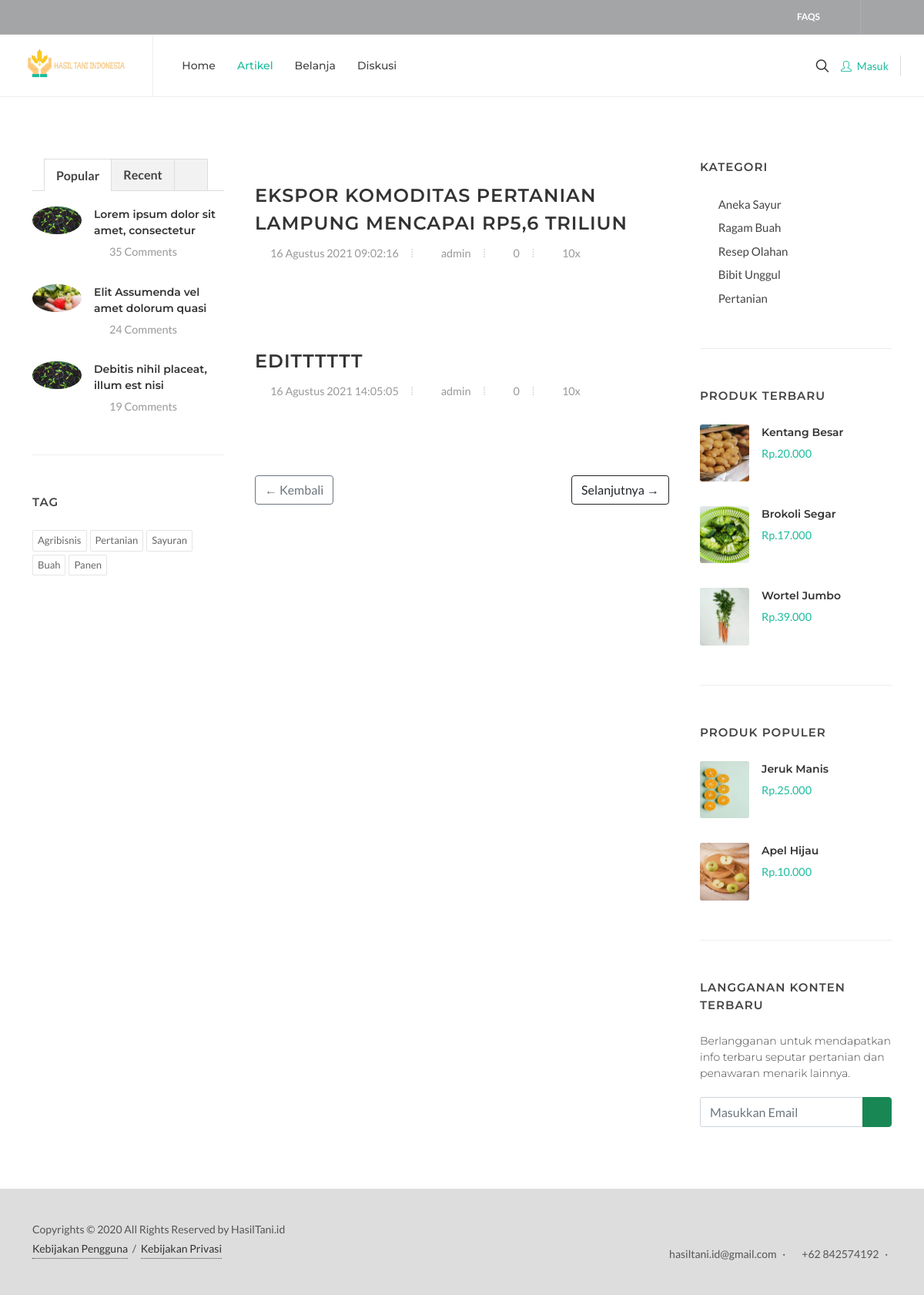
/index.php/artikel, run on an earlier commit of the app's database.
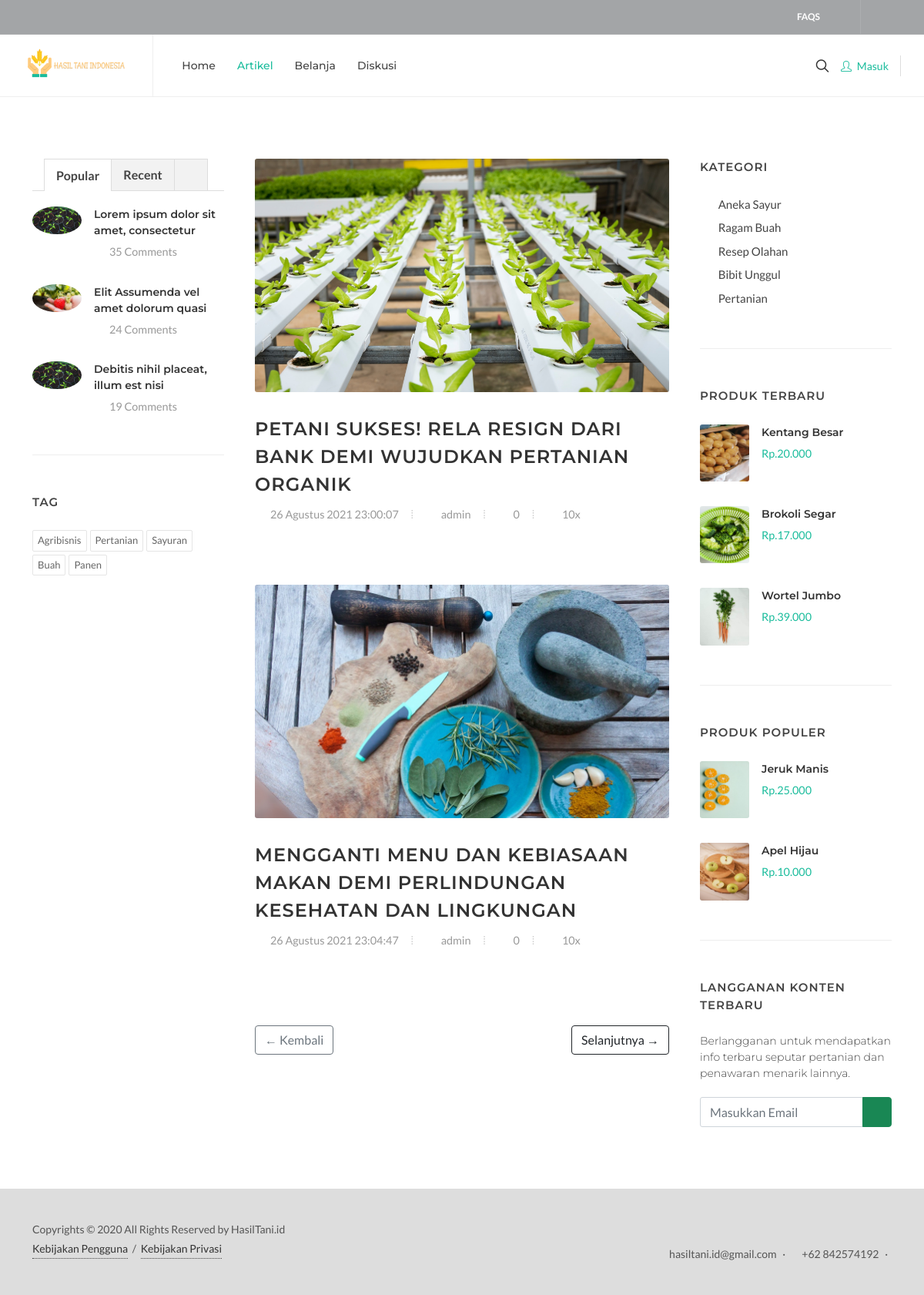
And on a later commit of the database.
### tables this page shows
CREATE TABLE `artikel` (
  `artikel_id` varchar(50) NOT NULL,
  `nama_kategori` varchar(100) NOT NULL,
  `user_id` int(11) NOT NULL,
  `judul` varchar(100) NOT NULL,
  `deskripsi` text NOT NULL,
  `tags` varchar(100) NOT NULL,
  `thumbnail_artikel` varchar(100) NOT NULL,
  `jumlah_dibaca` int(11) NOT NULL,
  `created_at` datetime NOT NULL DEFAULT current_timestamp(),
  `is_publish` tinyint(4) NOT NULL DEFAULT 1
);

### application/controllers/Artikel.php (called while the page is built, shortened)
<?php
class Artikel extends CI_Controller {
	public function __construct()
	{
		$this->load->model('M_artikel', 'artikel');
	}
	public function index() {
		$data['artikel'] = $this->artikel->list();
		$data['title'] = 'Artikel - HasilTani';
		$this->load->view('artikel/index', $data);
	}
}

### index.php (called while the page is built, shortened)
<?php
require_once BASEPATH.'core/CodeIgniter.php';

### application/models/M_artikel.php (called while the page is built, shortened)
<?php
class M_artikel extends CI_Model {
	public function __construct()
	{
		$this->table = 'artikel';
	}
	public function list() {
		return $this->db->get($this->table)->result_array();
	}
}

### application/helpers/app_helper.php (called while the page is built, shortened)
<?php
if (!function_exists("tanggal")) {
    function tanggal($data)
    {
        if ($data != "") {
            $origin = explode("-", $data);
            $year = $origin[0];
            $month = bulan($origin[1]);
            $originday = explode(" ", $origin[2]);
            $day = $originday[0];
            $time = $originday[1];
            $newdatetime = $day . " " . $month . " " . $year . " " . $time;
        } else {
            $newdatetime = "";
        }
        return $newdatetime;
    }
}
if (!function_exists("bulan")) {
    function bulan($bulan)
    {
        switch ($bulan) {
            case 8:
                $bulan = "Agustus";
                break;
        }
        return $bulan;
    }
}
?>

### application/views/artikel/section/list_postingan.php (the view)
<div class="postcontent col-lg-6">
  <div id="posts" class="row grid-container gutter-30">
    <?php foreach ($artikel as $row): ?>
      <div class="entry col-12">
        <div class="grid-inner">
          <div class="entry-image">
            <a href="<?= base_url('assets/img/blog/').$row['thumbnail_artikel'] ?>" data-lightbox="image"><img src="<?= base_url('assets/img/blog/').$row['thumbnail_artikel'] ?>" alt=""></a>
          </div>
          <div class="entry-title">
            <h2><a href="<?= base_url('artikel/read/').$row['artikel_id'] ?>"><?= $row['judul'] ?></a></h2>
          </div>
          <div class="entry-meta">
            <ul>
              <li><i class="icon-calendar3"></i> <?= tanggal($row['created_at']) ?></li>
              <li><a href="#"><i class="icon-user"></i> admin</a></li>
              <li><a href="#comments"><i class="icon-comments"></i> 0</a></li>
              <li><a href="#"><i class="icon-eye"></i> 10x</a></li>
            </ul>
          </div>
        </div>
      </div>
    <?php endforeach ?>
  </div>
  <div class="d-flex justify-content-between mt-5">
    <a href="#" class="btn btn-outline-secondary">&larr; Kembali</a>
    <a href="#" class="btn btn-outline-dark">Selanjutnya &rarr;</a>
  </div>
</div>

What changed in the data, as far as the page shows it:
removed artikel: judul "EKSPOR KOMODITAS PERTANIAN LAMPUNG MENCAPAI RP5,6 TRILIUN", created_at "16 Agustus 2021 09:02:16"
removed artikel: judul "EDITTTTTT", created_at "16 Agustus 2021 14:05:05"
added artikel: thumbnail_artikel (picture), judul "PETANI SUKSES! RELA RESIGN DARI BANK DEMI WUJUDKAN PERTANIAN ORGANIK", created_at "26 Agustus 2021 23:00:07"
added artikel: thumbnail_artikel (picture), judul "MENGGANTI MENU DAN KEBIASAAN MAKAN DEMI PERLINDUNGAN KESEHATAN DAN LINGKUNGAN", created_at "26 Agustus 2021 23:04:47"
